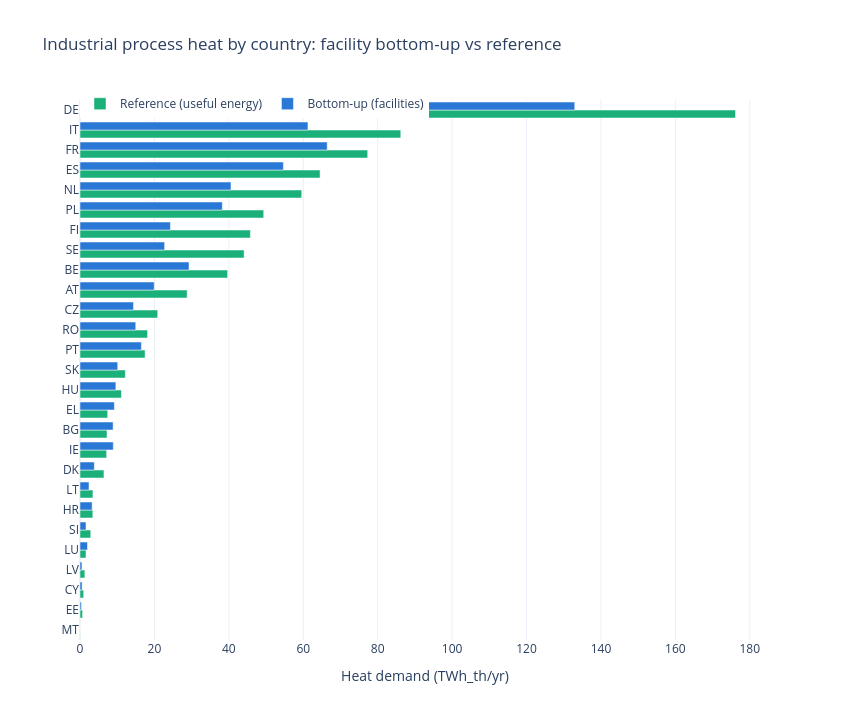

The cell this chart's notebook holds for it:
### Markdown cell above
## Country totals — bottom-up vs reference

Covered sectors only (steel, chemicals, cement+lime, ceramics & glass, pulp & paper,
food, textiles, non-ferrous). Sorted by reference demand.

### Code cell
t = totals.sort_values("reference_twh").reset_index()
fig = go.Figure()
fig.add_bar(y=t["cc"], x=t["reference_twh"], name="Reference (useful energy)",
            orientation="h", marker_color=C_AQUA,
            hovertemplate="%{y}: %{x:.1f} TWh (reference)<extra></extra>")
fig.add_bar(y=t["cc"], x=t["bottom_up_twh"], name="Bottom-up (facilities)",
            orientation="h", marker_color=C_BLUE,
            hovertemplate="%{y}: %{x:.1f} TWh (bottom-up)<extra></extra>")
fig.update_layout(
    title="Industrial process heat by country: facility bottom-up vs reference",
    barmode="group", template="plotly_white", height=720, width=850,
    xaxis_title="Heat demand (TWh_th/yr)", yaxis_title=None,
    legend=dict(orientation="h", y=1.02, x=0),
)
fig.show()

### Figure 1 — Plotly figure (JSON) as saved in the notebook; plotly's stock layout.template omitted (floating-point values rounded to 4 significant figures)
{"data": [{"hovertemplate": "%{y}: %{x:.1f} TWh (reference)<extra></extra>", "marker": {"color": "#1baf7a"}, "name": "Reference (useful energy)", "orientation": "h", "type": "bar", "x": [0.02374, 0.7011, 0.9841, 1.304, 1.616, 2.883, 3.45, 3.476, 6.435, 7.159, 7.253, 7.442, 11.13, 12.19, 17.49, 18.16, 20.88, 28.79, 39.68, 44.1, 45.79, 49.37, 59.58, 64.52, 77.31, 86.2, 176.2], "y": ["MT", "EE", "CY", "LV", "LU", "SI", "HR", "LT", "DK", "IE", "BG", "EL", "HU", "SK", "PT", "RO", "CZ", "AT", "BE", "SE", "FI", "PL", "NL", "ES", "FR", "IT", "DE"]}, {"hovertemplate": "%{y}: %{x:.1f} TWh (bottom-up)<extra></extra>", "marker": {"color": "#2a78d6"}, "name": "Bottom-up (facilities)", "orientation": "h", "type": "bar", "x": [0.0, 0.3734, 0.564, 0.5218, 2.01, 1.619, 3.262, 2.416, 3.854, 8.948, 8.905, 9.24, 9.638, 10.14, 16.5, 14.98, 14.38, 19.94, 29.3, 22.75, 24.3, 38.25, 40.58, 54.66, 66.43, 61.26, 133.0], "y": ["MT", "EE", "CY", "LV", "LU", "SI", "HR", "LT", "DK", "IE", "BG", "EL", "HU", "SK", "PT", "RO", "CZ", "AT", "BE", "SE", "FI", "PL", "NL", "ES", "FR", "IT", "DE"]}], "layout": {"barmode": "group", "height": 720, "legend": {"orientation": "h", "x": 0, "y": 1.02}, "title": {"text": "Industrial process heat by country: facility bottom-up vs reference"}, "width": 850, "xaxis": {"title": {"text": "Heat demand (TWh_th/yr)"}}, "yaxis": {"title": {}}}}
